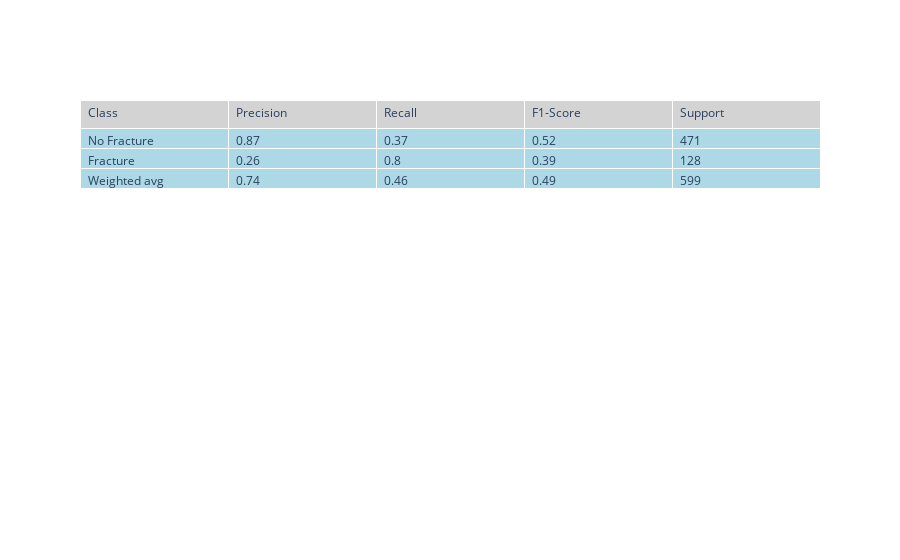

The code cell stored with this chart in its notebook:
### Code cell
# Rename index
df_metrics = df_metrics.rename(index={'0': 'No Fracture', '1': 'Fracture'})

# Create a table using the DataFrame
fig = go.Figure(data=[go.Table(
    header=dict(values=['Class', 'Precision', 'Recall', 'F1-Score', 'Support'],
                fill_color='lightgrey',
                align='left'),
    cells=dict(values=[df_metrics.index, df_metrics.Precision, df_metrics.Recall, df_metrics['F1-Score'], df_metrics.Support],
               fill_color='lightblue',
               align='left'))
])

fig.show()

### Figure 1 — Plotly figure (JSON) as saved in the notebook; plotly's stock layout.template omitted (floating-point values rounded to 4 significant figures)
{"data": [{"cells": {"align": "left", "fill": {"color": "lightblue"}, "values": [["No Fracture", "Fracture", "Weighted avg"], [0.87, 0.26, 0.74], [0.37, 0.8, 0.46], [0.52, 0.39, 0.49], [471, 128, 599]]}, "header": {"align": "left", "fill": {"color": "lightgrey"}, "values": ["Class", "Precision", "Recall", "F1-Score", "Support"]}, "type": "table"}], "layout": {}}
